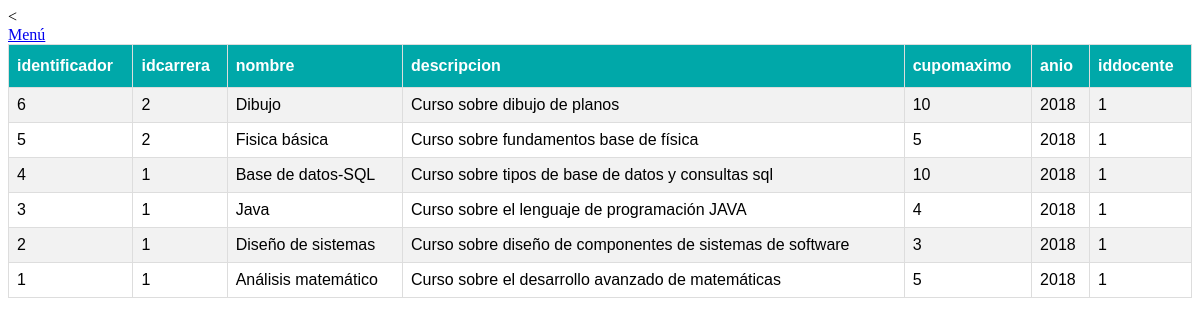
Screenshot of /vistas/vistaCurso.php with the database file from the repository.
### tables this page shows
CREATE TABLE curso (
    identificador  integer PRIMARY KEY NOT NULL,
    idcarrera 		integer REFERENCES carrera (identificador),    
    nombre       varchar(40) NOT NULL,
    descripcion      varchar(250),
    cupomaximo 	smallint NOT NULL,
    anio			smallint NOT NULL   
);

### vistas/vistaCurso.php (the view, shortened to what this page needs)
<<?php
	include __DIR__ . '/../head.php';
?>
<body>
	<div id="cards" class="cards">
		<a href="../index.php">Menú</a><br>
		<?php
			$tableName = 'curso';
			$primerColumna = 'identificador';
			include __DIR__ . "/../defines.php";
			$sql = "SHOW COLUMNS FROM $tableName";
			$result = mysqli_query($mysqli, $sql);
			while($x = mysqli_fetch_assoc($result)){
				$fields[] = $x['Field'];
			}
			echo "<table id='tablaDatos'><tr>";
			foreach($fields as $f){
				echo "<th>$f</th>";
			}
			echo "</tr>";
			$sql = "SELECT * FROM $tableName ORDER BY $primerColumna DESC";
			if ($result=mysqli_query($mysqli,$sql))
			{
				while ($row=mysqli_fetch_row($result))
				{
					echo "<tr>";
					foreach($row as $key => $value){
						echo "<td>$value</td>";
					}
					echo "</tr>";
				}
			}else{
				echo $result->$error;
			}
			echo "</table>";
		?>
	</div>
</body>
</html>

### css/style.css (style rules this page uses)
#tablaDatos { font-family: "Trebuchet MS", Arial, Helvetica, sans-serif; border-collapse: collapse; width: 100%; }
#tablaDatos td, #tablaDatos th { border: 1px solid #ddd; padding: 8px; }
#tablaDatos tr:nth-child(even) { background-color: #f2f2f2; }
#tablaDatos th { padding-top: 12px; padding-bottom: 12px; text-align: left; background-color: #00A8A9; color: white; }

### rows the page displays
curso: identificador "6", idcarrera "2", nombre "Dibujo", descripcion "Curso sobre dibujo de planos", cupomaximo "10", anio "2018", iddocente "1"
curso: identificador "5", idcarrera "2", nombre "Fisica básica", descripcion "Curso sobre fundamentos base de física", cupomaximo "5", anio "2018", iddocente "1"
curso: identificador "4", idcarrera "1", nombre "Base de datos-SQL", descripcion "Curso sobre tipos de base de datos y consultas sql", cupomaximo "10", anio "2018", iddocente "1"
curso: identificador "3", idcarrera "1", nombre "Java", descripcion "Curso sobre el lenguaje de programación JAVA", cupomaximo "4", anio "2018", iddocente "1"
curso: identificador "2", idcarrera "1", nombre "Diseño de sistemas", descripcion "Curso sobre diseño de componentes de sistemas de software", cupomaximo "3", anio "2018", iddocente "1"
curso: identificador "1", idcarrera "1", nombre "Análisis matemático", descripcion "Curso sobre el desarrollo avanzado de matemáticas", cupomaximo "5", anio "2018", iddocente "1"

### other values shown
$f "identificador"
$f "idcarrera"
$f "nombre"
$f "descripcion"
$f "cupomaximo"
$f "anio"
$f "iddocente"
